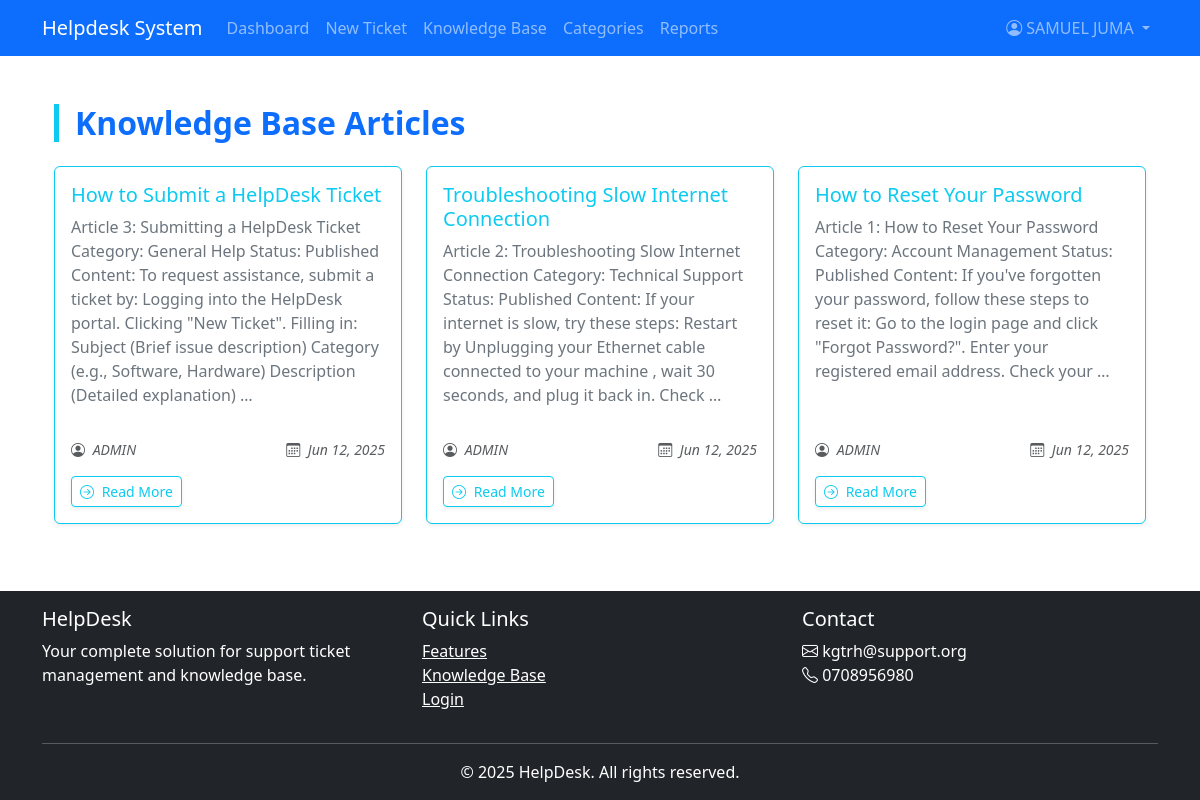
The app's page /knowledgebase/articles/ (signed in) with its own data.
### users/models.py (models this page shows, shortened)
class User(AbstractUser):
    ROLE_CHOICES = (
        ('Admin', 'Admin'),
        ('Technician', 'Technician'),
        ('Employee', 'Employee'),
    )
    USER_TYPE_CHOICES = (
        ('ADMIN', 'Admin'),
        ('TECH', 'Technician'),
        ('EMP', 'Employee'),
    )
    role = models.CharField(max_length=20, choices=ROLE_CHOICES, default='Employee')
    user_type = models.CharField(max_length=10, choices=USER_TYPE_CHOICES, default='EMP')
    department = models.CharField(max_length=100, blank=True)
    phone = models.CharField(max_length=20, blank=True)
    profile_picture = models.ImageField(upload_to='profile_pics/', blank=True, null=True)
    @property
    def is_admin(self):
        return self.user_type == 'ADMIN'

### knowledgebase/models.py (models this page shows, shortened)
class KnowledgeBaseArticle(models.Model):
    STATUS_CHOICES = [
        ('draft', 'Draft'),
        ('published', 'Published'),
        ('archived', 'Archived'),
    ]
    title = models.CharField(max_length=200)
    content = models.TextField()
    category = models.ForeignKey(ArticleCategory, on_delete=models.SET_NULL, null=True, blank=True)
    related_ticket_categories = models.ManyToManyField(TicketCategory, blank=True)
    created_by = models.ForeignKey(User, on_delete=models.CASCADE, related_name='created_articles')
    author = models.ForeignKey(User, on_delete=models.CASCADE, related_name='authored_articles')
    created_at = models.DateTimeField(auto_now_add=True)
    last_updated = models.DateTimeField(auto_now=True)
    views = models.PositiveIntegerField(default=0)
    helpful_yes = models.PositiveIntegerField(default=0)
    helpful_no = models.PositiveIntegerField(default=0)
    is_published = models.BooleanField(default=False)
    class Meta:
        ordering = ['-last_updated']

### knowledgebase/views.py (the view)
# urls.py: path('articles/', views.article_list, name='article_list'),
@login_required
def article_list(request):
    articles = KnowledgeBaseArticle.objects.all().order_by('-created_at')
    return render(request, 'knowledgebase/article_list.html', {'articles': articles})

### templates/knowledgebase/article_list.html
{% extends 'base.html' %}
{% block content %}
<div class="container my-5">
    <h2 class="mb-4 text-primary fw-bold border-start border-5 border-info ps-3">
        Knowledge Base Articles
    </h2>
    {% if articles %}
        <div class="row g-4">
            {% for article in articles %}
            <div class="col-md-6 col-lg-4">
                <div class="card h-100 shadow-sm border-info">
                    <div class="card-body d-flex flex-column">
                        <h5 class="card-title text-info">{{ article.title }}</h5>
                        <p class="card-text text-secondary flex-grow-1">
                            {{ article.content|truncatewords:40 }}
                        </p>
                        <div class="d-flex justify-content-between align-items-center mt-3">
                            <small class="text-muted fst-italic">
                                <i class="bi bi-person-circle me-1"></i> {{ article.author.username }}
                            </small>
                            <small class="text-muted fst-italic">
                                <i class="bi bi-calendar3 me-1"></i> {{ article.created_at|date:"M d, Y" }}
                            </small>
                        </div>
                       <a href="{% url 'knowledgebase:article_detail' article.pk %}" class="btn btn-outline-info btn-sm mt-3 align-self-start shadow-sm">
    <i class="bi bi-arrow-right-circle me-1"></i> Read More
</a>
                    </div>
                </div>
            </div>
            {% endfor %}
        </div>
    {% else %}
        <div class="alert alert-warning text-center fs-5" role="alert">
            <i class="bi bi-exclamation-triangle-fill me-2"></i> No articles available in the knowledge base.
        </div>
    {% endif %}
</div>
{% endblock %}

### templates/base.html (shortened to what this page needs)
{% load static %}
<!DOCTYPE html>
<html lang="en">
<head>
    <link href="https://cdn.jsdelivr.net/npm/bootstrap@5.3.0/dist/css/bootstrap.min.css" rel="stylesheet" />
    <link rel="stylesheet" href="https://cdn.jsdelivr.net/npm/bootstrap-icons@1.10.0/font/bootstrap-icons.css" />
    <link rel="stylesheet" href="{% static 'css/styles.css' %}" />
</head>
<body>
    <div class="content-wrapper">
        <nav class="navbar navbar-expand-lg navbar-dark bg-primary">
            <div class="container">
                <a class="navbar-brand" href="{% url 'tickets:dashboard' %}">Helpdesk System</a>
                <div class="collapse navbar-collapse" id="navbarNav">
                    <ul class="navbar-nav me-auto">
                        <li class="nav-item">
                            <a class="nav-link" href="{% url 'tickets:dashboard' %}">Dashboard</a>
                        </li>
                        {% if user.is_authenticated %}
                            <li class="nav-item">
                                <a class="nav-link" href="{% url 'tickets:create_ticket' %}">New Ticket</a>
                            </li>
                            <li class="nav-item">
                                <a class="nav-link" href="{% url 'knowledgebase:article_list' %}">Knowledge Base</a>
                            </li>
                            {% if user.is_admin %}
                                <li class="nav-item">
                                    <a class="nav-link" href="{% url 'helpdes:manage_categories' %}">Categories</a>
                                </li>
                                <li class="nav-item">
                                    <a class="nav-link" href="{% url 'helpdes:reports' %}">Reports</a>
                                </li>
                            {% endif %}
                        {% endif %}
                    </ul>
                    <ul class="navbar-nav">
                        {% if user.is_authenticated %}
                            <li class="nav-item dropdown profile-dropdown">
                                <a class="nav-link dropdown-toggle" href="#" id="navbarDropdown" role="button" data-bs-toggle="dropdown">
                                    <i class="bi bi-person-circle"></i> {{ user.get_full_name|default:user.username }}
                                </a>
                            </li>
                        {% endif %}
                    </ul>
                </div>
            </div>
        </nav>
        <div class="container mt-4">
            {% block content %}{% endblock %}
        </div>
    </div>
    <footer class="footer py-3 bg-dark text-white">
        <div class="container">
            <div class="row">
                <div class="col-md-4">
                    <h5>HelpDesk</h5>
                    <p>Your complete solution for support ticket management and knowledge base.</p>
                </div>
                <div class="col-md-4">
                    <h5>Quick Links</h5>
                    <ul class="list-unstyled">
                        <li><a href="#features" class="text-white">Features</a></li>
                        <li><a href="{% url 'knowledgebase:article_list' %}" class="text-white">Knowledge Base</a></li>
                        <li><a href="{% url 'users:login' %}" class="text-white">Login</a></li>
                    </ul>
                </div>
                <div class="col-md-4">
                    <h5>Contact</h5>
                    <address>
                        <i class="bi bi-envelope"></i> kgtrh@support.org<br>
                        <i class="bi bi-telephone"></i> 0708956980
                    </address>
                </div>
            </div>
            <hr class="my-3">
            <div class="text-center">
                <p class="mb-0">&copy; {% now "Y" %} HelpDesk. All rights reserved.</p>
            </div>
        </div>
    </footer>
</body>
</html>

### templates/base.html (style rules this page uses)
html, body { height: 100%; }
body { display: flex; flex-direction: column; }
.content-wrapper { flex: 1 0 auto; }
.footer { flex-shrink: 0; }

### records on screen
User: get_full_name "SAMUEL JUMA"
KnowledgeBaseArticle: title "How to Submit a HelpDesk Ticket", content "Article 3: Submitting a HelpDesk Ticket Category: General Help Status: Published Content: To request assistance, submit a ticket by: Logging into the HelpDesk portal. Clicking \"New Ticket\". Filling in: Subject (Brief issue description) Category (e.g., Software, Hardware) Description (Detailed explanation) …", author.username "ADMIN", created_at "Jun 12, 2025"
KnowledgeBaseArticle: title "Troubleshooting Slow Internet Connection", content "Article 2: Troubleshooting Slow Internet Connection Category: Technical Support Status: Published Content: If your internet is slow, try these steps: Restart by Unplugging your Ethernet cable connected to your machine , wait 30 seconds, and plug it back in. Check …", author.username "ADMIN", created_at "Jun 12, 2025"
KnowledgeBaseArticle: title "How to Reset Your Password", content "Article 1: How to Reset Your Password Category: Account Management Status: Published Content: If you've forgotten your password, follow these steps to reset it: Go to the login page and click \"Forgot Password?\". Enter your registered email address. Check your …", author.username "ADMIN", created_at "Jun 12, 2025"
